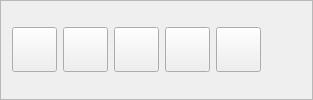
         <widget class="QFrame" name="frame">
          <property name="styleSheet">
           <string notr="true"/>
          </property>
          <property name="frameShape">
           <enum>QFrame::StyledPanel</enum>
          </property>
          <property name="frameShadow">
           <enum>QFrame::Raised</enum>
          </property>
          <layout class="QHBoxLayout" name="actionButtonLayout">
           <item>
            <widget class="QPushButton" name="singleShotButton">
             <property name="minimumSize">
              <size>
               <width>45</width>
               <height>45</height>
              </size>
             </property>
             <property name="maximumSize">
              <size>
               <width>45</width>
               <height>45</height>
              </size>
             </property>
             <property name="text">
              <string/>
             </property>
             <property name="icon">
              <iconset>
               <normaloff>:/icons/camera.svg</normaloff>:/icons/camera.svg</iconset>
             </property>
             <property name="iconSize">
              <size>
               <width>30</width>
               <height>30</height>
              </size>
             </property>
            </widget>
           </item>
           <item>
            <widget class="QPushButton" name="backgroundButton">
             <property name="minimumSize">
              <size>
               <width>45</width>
               <height>45</height>
              </size>
             </property>
             <property name="maximumSize">
              <size>
               <width>45</width>
               <height>45</height>
              </size>
             </property>
             <property name="toolTip">
              <string>Background Measurement</string>
             </property>
             <property name="text">
              <string/>
             </property>
             <property name="icon">
              <iconset>
               <normaloff>:/icons/background.svg</normaloff>:/icons/background.svg</iconset>
             </property>
             <property name="iconSize">
              <size>
               <width>30</width>
               <height>30</height>
              </size>
             </property>
            </widget>
           </item>
           <item>
            <widget class="QPushButton" name="realTimeButton">
             <property name="minimumSize">
              <size>
               <width>45</width>
               <height>45</height>
              </size>
             </property>
             <property name="maximumSize">
              <size>
               <width>45</width>
               <height>45</height>
              </size>
             </property>
             <property name="text">
              <string/>
             </property>
             <property name="icon">
              <iconset>
               <normaloff>:/icons/play.svg</normaloff>:/icons/play.svg</iconset>
             </property>
             <property name="iconSize">
              <size>
               <width>30</width>
               <height>30</height>
              </size>
             </property>
            </widget>
           </item>
           <item>
            <widget class="QPushButton" name="abortButton">
             <property name="minimumSize">
              <size>
               <width>45</width>
               <height>45</height>
              </size>
             </property>
             <property name="maximumSize">
              <size>
               <width>45</width>
               <height>45</height>
              </size>
             </property>
             <property name="text">
              <string/>
             </property>
             <property name="icon">
              <iconset>
               <normaloff>:/icons/stop.svg</normaloff>:/icons/stop.svg</iconset>
             </property>
             <property name="iconSize">
              <size>
               <width>30</width>
               <height>30</height>
              </size>
             </property>
            </widget>
           </item>
           <item>
            <widget class="QPushButton" name="saveButton">
             <property name="minimumSize">
              <size>
               <width>45</width>
               <height>45</height>
              </size>
             </property>
             <property name="maximumSize">
              <size>
               <width>45</width>
               <height>45</height>
              </size>
             </property>
             <property name="text">
              <string/>
             </property>
             <property name="icon">
              <iconset>
               <normaloff>:/icons/save.svg</normaloff>:/icons/save.svg</iconset>
             </property>
             <property name="iconSize">
              <size>
               <width>30</width>
               <height>30</height>
              </size>
             </property>
            </widget>
           </item>
           <item>
            <spacer name="horizontalSpacer">
             <property name="orientation">
              <enum>Qt::Horizontal</enum>
             </property>
             <property name="sizeHint" stdset="0">
              <size>
               <width>40</width>
               <height>20</height>
              </size>
             </property>
            </spacer>
           </item>
          </layout>
         </widget>
